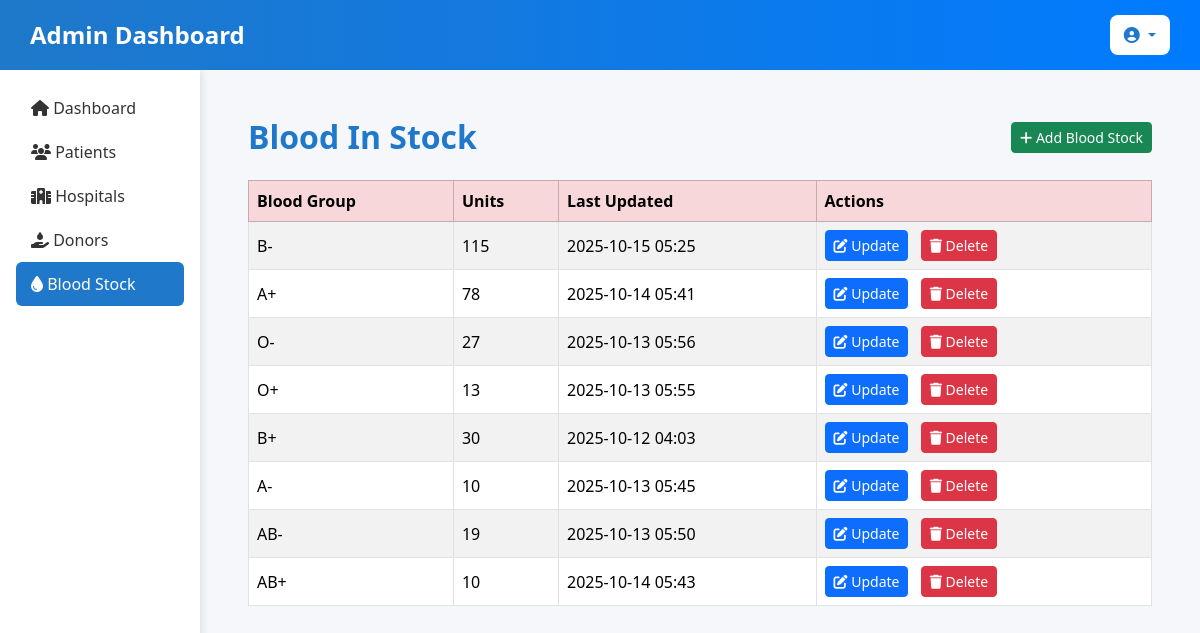
Screenshot of /bloodstock/ with the database file from the repository.
### blood_bank_app/models.py (models this page shows, shortened)
class BloodStock(models.Model):
    BLOOD_GROUPS = [
        ('A+', 'A+'), ('A-', 'A-'),
        ('B+', 'B+'), ('B-', 'B-'),
        ('AB+', 'AB+'), ('AB-', 'AB-'),
        ('O+', 'O+'), ('O-', 'O-'),
    ]
    blood_group = models.CharField(max_length=3, choices=BLOOD_GROUPS, unique=True)
    units = models.PositiveIntegerField(default=0)
    last_updated = models.DateTimeField(auto_now=True)

### blood_bank_app/views.py (the view)
# urls.py: path('bloodstock/', views.blood_stock_list, name='blood_stock_list'),
def blood_stock_list(request):
    stocks = BloodStock.objects.all()
    return render(request,'admin/blood_stock_list.html',{'stocks':stocks})

### blood_bank_app/templates/admin/blood_stock_list.html (shortened to what this page needs)
<!DOCTYPE html>
<html lang="en">
<head>
    <link rel="stylesheet" href="https://cdnjs.cloudflare.com/ajax/libs/font-awesome/6.4.2/css/all.min.css">
    <link href="https://cdn.jsdelivr.net/npm/bootstrap@5.3.3/dist/css/bootstrap.min.css" rel="stylesheet">
</head>
<body>
     <nav class="navbar d-flex justify-content-between align-items-center">
        <h1 class="text-white mb-0">Admin Dashboard</h1>
        <div class="dropdown">
            <button class="btn btn-light dropdown-toggle" type="button" id="adminDropdown" data-bs-toggle="dropdown" aria-expanded="false">
                <i class="fa-solid fa-user-circle"></i> {{ request.user.username }}
            </button>
        </div>
    </nav>
    <div class="container-fluid">
        <div class="row">
            <div class="col-md-2 p-3 sidebar">
                <nav class="nav flex-column">
                    <a class="nav-link" href="{% url 'dashboard' %}">
                        <i class="fa-solid fa-home"></i> Dashboard
                    </a>
                    <a class="nav-link" href="#">
                        <i class="fa-solid fa-users"></i> Patients
                    </a>
                    <a class="nav-link" href="#">
                        <i class="fa-solid fa-hospital"></i> Hospitals
                    </a>
                    <a class="nav-link" href="#">
                        <i class="fa-solid fa-hand-holding-droplet"></i> Donors
                    </a>
                    <a class="nav-link active" href="{% url 'blood_stock_list' %}">
                        <i class="fa-solid fa-droplet"></i> Blood Stock
                    </a>
                </nav>
            </div>
            <div class="col-md-10 p-4">
    <div class="card-dashboard p-4">
        <div class="d-flex justify-content-between align-items-center mb-4">
            <h2 class="mb-0">Blood In Stock</h2>
            <a href="{% url 'add_blood_stock' %}" class="btn btn-success btn-sm">
                <i class="fa-solid fa-plus"></i> Add Blood Stock
            </a>
        </div>
        <div class="table-responsive">
            <table class="table table-bordered table-striped align-middle">
                <thead class="table-danger">
                    <tr>
                        <th>Blood Group</th>
                        <th>Units</th>
                        <th>Last Updated</th>
                        <th>Actions</th>
                    </tr>
                </thead>
                <tbody>
                    {% for stock in stocks %}
                    <tr>
                        <td>{{ stock.blood_group }}</td>
                        <td>{{ stock.units }}</td>
                        <td>{{ stock.last_updated|date:"Y-m-d H:i" }}</td>
                        <td>
                            <a href="{% url 'update_blood_stock' stock.id %}" class="btn btn-primary btn-sm me-2">
                                <i class="fa-solid fa-pen-to-square"></i> Update
                            </a>
                            <a href="{% url 'delete_blood_stock' stock.id %}" class="btn btn-danger btn-sm" onclick="return confirm('Are you sure you want to delete this record?')">
                                <i class="fa-solid fa-trash"></i> Delete
                            </a>
                        </td>
                    </tr>
                    {% empty %}
                    <tr>
                        <td colspan="4" class="text-center text-muted">No stock records found.</td>
                    </tr>
                    {% endfor %}
                </tbody>
            </table>
        </div>
    </div>
</div>
        </div>
    </div>
</body>
</html>

### blood_bank_app/templates/admin/blood_stock_list.html (style rules this page uses)
body { background-color: #f5f7fa; font-family: 'Segoe UI', Tahoma, Geneva, Verdana, sans-serif; }
.navbar { background: linear-gradient(90deg, #1F78C9, #007BFF); padding: 15px 30px; }
.navbar h1 { font-size: 24px; font-weight: 600; }
.dropdown .btn { background-color: #fff; color: #1F78C9; font-weight: 500; border: none; border-radius: 8px; padding: 8px 14px; }
.sidebar { min-height: 100vh; background: #fff; box-shadow: 2px 0 8px rgba(0,0,0,0.1); }
.sidebar .nav-link { color: #333; font-weight: 500; padding: 10px 15px; }
.sidebar .nav-link.active { background-color: #1F78C9; color: #fff; border-radius: 6px; }
h2 { color: #1F78C9; font-weight: 600; margin-bottom: 20px; }

### rows the page displays
BloodStock: blood_group "B-", units "115", last_updated "2025-10-15 05:25"
BloodStock: blood_group "A+", units "78", last_updated "2025-10-14 05:41"
BloodStock: blood_group "O-", units "27", last_updated "2025-10-13 05:56"
BloodStock: blood_group "O+", units "13", last_updated "2025-10-13 05:55"
BloodStock: blood_group "B+", units "30", last_updated "2025-10-12 04:03"
BloodStock: blood_group "A-", units "10", last_updated "2025-10-13 05:45"
BloodStock: blood_group "AB-", units "19", last_updated "2025-10-13 05:50"
BloodStock: blood_group "AB+", units "10", last_updated "2025-10-14 05:43"
